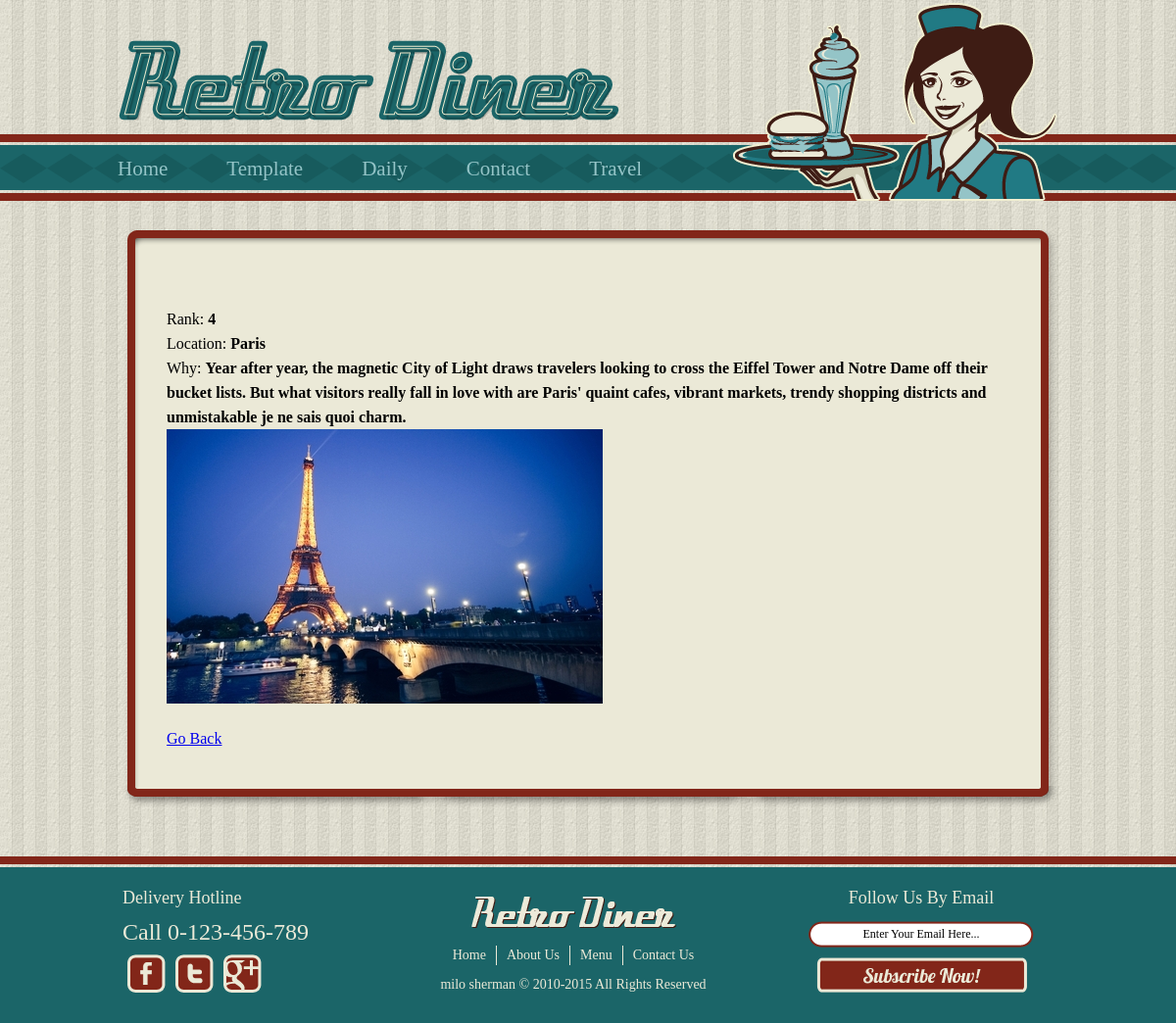
The page /travel_view.php?id=4 on the database its author committed.
### tables this page shows
create table Travel
( TravelID int unsigned not null auto_increment primary key,
Rank int(2),
Location varchar(50),
Why text
);

### travel_view.php (the view, shortened to what this page needs)
<?php include 'includes/config.php';?>
<?php
if(isset($_GET['id']))
{
    $id = (int)$_GET['id'];
}else{
    header('Location:travel_list.php');
}
$sql = "select * from Travel where TravelID = $id";
$iConn = mysqli_connect(DB_HOST,DB_USER,DB_PASSWORD,DB_NAME);
$result = mysqli_query($iConn,$sql);
if(mysqli_num_rows($result) > 0)
{
    while($row = mysqli_fetch_assoc($result))
    {
        $Rank = stripslashes($row['Rank']);
        $Location = stripslashes($row['Location']);
        $Why = stripslashes($row['Why']);
        $Feedback = '';
    }
}else{
    $Feedback = '<p>This information does not exist</p>';
}
?>
<?php include 'includes/header.php';?>
<?php
if($Feedback == '')
{
    echo '<p>';
    echo 'Rank: <b>' . $Rank . '</b></br> ';
    echo 'Location: <b>' . $Location . '</b></br> ';
    echo 'Why: <b>' . $Why . '</b></br> ';
    echo '<img src="images/places/travel' . $Rank .'.jpg" />';
    echo '</p>';
}else{
    echo $Feedback;
}
echo '<p><a href="travel_list.php">Go Back</a></p>';
?>
<?php include 'includes/footer.php';?>

### css/style.css (style rules this page uses)
body { margin :0; padding :0; background :url("../images/bg-body.jpg"); line-height :25px; }
a { outline :0; }
img { border :0; }
#header div ul.navigation li { float :left; }

### rows shown on the page
travel: Rank "4", Location "Paris", Why "Year after year, the magnetic City of Light draws travelers looking to cross the Eiffel Tower and Notre Dame off their bucket lists. But what visitors really fall in love with are Paris' quaint cafes, vibrant markets, trendy shopping districts and unmistakable je ne sais quoi charm."

### other values the page prints
$label "Home"
$label "Template"
$label "Daily"
$label "Contact"
$label "Travel"
